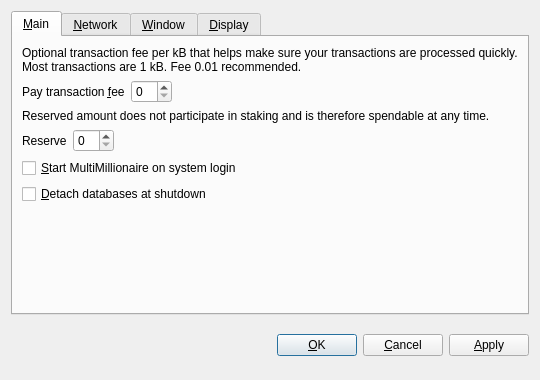
<?xml version="1.0" encoding="UTF-8"?>
<ui version="4.0">
 <class>OptionsDialog</class>
 <widget class="QDialog" name="OptionsDialog">
  <property name="geometry">
   <rect>
    <x>0</x>
    <y>0</y>
    <width>540</width>
    <height>380</height>
   </rect>
  </property>
  <property name="windowTitle">
   <string>Options</string>
  </property>
  <property name="modal">
   <bool>true</bool>
  </property>
  <layout class="QVBoxLayout" name="verticalLayout">
   <item>
    <widget class="QTabWidget" name="tabWidget">
     <property name="tabPosition">
      <enum>QTabWidget::North</enum>
     </property>
     <property name="currentIndex">
      <number>0</number>
     </property>
     <widget class="QWidget" name="tabMain">
      <attribute name="title">
       <string>&amp;Main</string>
      </attribute>
      <layout class="QVBoxLayout" name="verticalLayout_Main">
       <item>
        <widget class="QLabel" name="transactionFeeInfoLabel">
         <property name="text">
          <string>Optional transaction fee per kB that helps make sure your transactions are processed quickly. Most transactions are 1 kB. Fee 0.01 recommended.</string>
         </property>
         <property name="textFormat">
          <enum>Qt::PlainText</enum>
         </property>
         <property name="wordWrap">
          <bool>true</bool>
         </property>
        </widget>
       </item>
       <item>
        <layout class="QHBoxLayout" name="horizontalLayoutFee">
         <item>
          <widget class="QLabel" name="transactionFeeLabel">
           <property name="text">
            <string>Pay transaction &amp;fee</string>
           </property>
           <property name="textFormat">
            <enum>Qt::PlainText</enum>
           </property>
           <property name="buddy">
            <cstring>transactionFee</cstring>
           </property>
          </widget>
         </item>
         <item>
          <widget class="BitcoinAmountField" name="transactionFee"/>
         </item>
         <item>
          <spacer name="horizontalSpacerFee">
           <property name="orientation">
            <enum>Qt::Horizontal</enum>
           </property>
           <property name="sizeHint" stdset="0">
            <size>
             <width>40</width>
             <height>20</height>
            </size>
           </property>
          </spacer>
         </item>
        </layout>
       </item>
       <item>
        <widget class="QLabel" name="reserveBalanceInfoLabel">
         <property name="text">
          <string>Reserved amount does not participate in staking and is therefore spendable at any time.</string>
         </property>
         <property name="textFormat">
          <enum>Qt::PlainText</enum>
         </property>
         <property name="wordWrap">
          <bool>true</bool>
         </property>
        </widget>
       </item>
       <item>
        <layout class="QHBoxLayout" name="horizontalLayoutReserveBalance">
         <item>
          <widget class="QLabel" name="reserveBalanceLabel">
           <property name="text">
            <string>Reserve</string>
           </property>
           <property name="textFormat">
            <enum>Qt::PlainText</enum>
           </property>
           <property name="buddy">
            <cstring>reserveBalance</cstring>
           </property>
          </widget>
         </item>
         <item>
          <widget class="BitcoinAmountField" name="reserveBalance"/>
         </item>
         <item>
          <spacer name="horizontalSpacerReserveBalance">
           <property name="orientation">
            <enum>Qt::Horizontal</enum>
           </property>
           <property name="sizeHint" stdset="0">
            <size>
             <width>40</width>
             <height>20</height>
            </size>
           </property>
          </spacer>
         </item>
        </layout>
       </item>
       <item>
        <widget class="QCheckBox" name="bitcoinAtStartup">
         <property name="toolTip">
          <string>Automatically start MultiMillionaire after logging in to the system.</string>
         </property>
         <property name="text">
          <string>&amp;Start MultiMillionaire on system login</string>
         </property>
        </widget>
       </item>
       <item>
        <widget class="QCheckBox" name="detachDatabases">
         <property name="toolTip">
          <string>Detach block and address databases at shutdown. This means they can be moved to another data directory, but it slows down shutdown. The wallet is always detached.</string>
         </property>
         <property name="text">
          <string>&amp;Detach databases at shutdown</string>
         </property>
        </widget>
       </item>
       <item>
        <spacer name="verticalSpacer_Main">
         <property name="orientation">
          <enum>Qt::Vertical</enum>
         </property>
         <property name="sizeHint" stdset="0">
          <size>
           <width>20</width>
           <height>40</height>
          </size>
         </property>
        </spacer>
       </item>
      </layout>
     </widget>
     <widget class="QWidget" name="tabNetwork">
      <attribute name="title">
       <string>&amp;Network</string>
      </attribute>
      <layout class="QVBoxLayout" name="verticalLayout_Network">
       <item>
        <widget class="QCheckBox" name="mapPortUpnp">
         <property name="toolTip">
          <string>Automatically open the MultiMillionaire client port on the router. This only works when your router supports UPnP and it is enabled.</string>
         </property>
         <property name="text">
          <string>Map port using &amp;UPnP</string>
         </property>
        </widget>
       </item>
       <item>
        <widget class="QCheckBox" name="connectSocks">
         <property name="toolTip">
          <string>Connect to the MultiMillionaire network through a SOCKS proxy (e.g. when connecting through Tor).</string>
         </property>
         <property name="text">
          <string>&amp;Connect through SOCKS proxy:</string>
         </property>
        </widget>
       </item>
       <item>
        <layout class="QHBoxLayout" name="horizontalLayout_Network">
         <item>
          <widget class="QLabel" name="proxyIpLabel">
           <property name="text">
            <string>Proxy &amp;IP:</string>
           </property>
           <property name="textFormat">
            <enum>Qt::PlainText</enum>
           </property>
           <property name="buddy">
            <cstring>proxyIp</cstring>
           </property>
          </widget>
         </item>
         <item>
          <widget class="QValidatedLineEdit" name="proxyIp">
           <property name="maximumSize">
            <size>
             <width>140</width>
             <height>16777215</height>
            </size>
           </property>
           <property name="toolTip">
            <string>IP address of the proxy (e.g. 127.0.0.1)</string>
           </property>
          </widget>
         </item>
         <item>
          <widget class="QLabel" name="proxyPortLabel">
           <property name="text">
            <string>&amp;Port:</string>
           </property>
           <property name="textFormat">
            <enum>Qt::PlainText</enum>
           </property>
           <property name="buddy">
            <cstring>proxyPort</cstring>
           </property>
          </widget>
         </item>
         <item>
          <widget class="QLineEdit" name="proxyPort">
           <property name="maximumSize">
            <size>
             <width>55</width>
             <height>16777215</height>
            </size>
           </property>
           <property name="toolTip">
            <string>Port of the proxy (e.g. 9050)</string>
           </property>
          </widget>
         </item>
         <item>
          <widget class="QLabel" name="socksVersionLabel">
           <property name="text">
            <string>SOCKS &amp;Version:</string>
           </property>
           <property name="textFormat">
            <enum>Qt::PlainText</enum>
           </property>
           <property name="buddy">
            <cstring>socksVersion</cstring>
           </property>
          </widget>
         </item>
         <item>
          <widget class="QValueComboBox" name="socksVersion">
           <property name="toolTip">
            <string>SOCKS version of the proxy (e.g. 5)</string>
           </property>
          </widget>
         </item>
         <item>
          <spacer name="horizontalSpacer_Network">
           <property name="orientation">
            <enum>Qt::Horizontal</enum>
           </property>
           <property name="sizeHint" stdset="0">
            <size>
             <width>40</width>
             <height>20</height>
            </size>
           </property>
          </spacer>
         </item>
        </layout>
       </item>
       <item>
        <spacer name="verticalSpacer_Network">
         <property name="orientation">
          <enum>Qt::Vertical</enum>
         </property>
         <property name="sizeHint" stdset="0">
          <size>
           <width>20</width>
           <height>40</height>
          </size>
         </property>
        </spacer>
       </item>
      </layout>
     </widget>
     <widget class="QWidget" name="tabWindow">
      <attribute name="title">
       <string>&amp;Window</string>
      </attribute>
      <layout class="QVBoxLayout" name="verticalLayout_Window">
       <item>
        <widget class="QCheckBox" name="minimizeToTray">
         <property name="toolTip">
          <string>Show only a tray icon after minimizing the window.</string>
         </property>
         <property name="text">
          <string>&amp;Minimize to the tray instead of the taskbar</string>
         </property>
        </widget>
       </item>
       <item>
        <widget class="QCheckBox" name="minimizeOnClose">
         <property name="toolTip">
          <string>Minimize instead of exit the application when the window is closed. When this option is enabled, the application will be closed only after selecting Quit in the menu.</string>
         </property>
         <property name="text">
          <string>M&amp;inimize on close</string>
         </property>
        </widget>
       </item>
       <item>
        <spacer name="verticalSpacer_Window">
         <property name="orientation">
          <enum>Qt::Vertical</enum>
         </property>
         <property name="sizeHint" stdset="0">
          <size>
           <width>20</width>
           <height>40</height>
          </size>
         </property>
        </spacer>
       </item>
      </layout>
     </widget>
     <widget class="QWidget" name="tabDisplay">
      <attribute name="title">
       <string>&amp;Display</string>
      </attribute>
      <layout class="QVBoxLayout" name="verticalLayout_Display">
       <item>
        <layout class="QHBoxLayout" name="horizontalLayout_1_Display">
         <item>
          <widget class="QLabel" name="langLabel">
           <property name="text">
            <string>User Interface &amp;language:</string>
           </property>
           <property name="textFormat">
            <enum>Qt::PlainText</enum>
           </property>
           <property name="buddy">
            <cstring>lang</cstring>
           </property>
          </widget>
         </item>
         <item>
          <widget class="QValueComboBox" name="lang">
           <property name="toolTip">
            <string>The user interface language can be set here. This setting will take effect after restarting MultiMillionaire.</string>
           </property>
          </widget>
         </item>
        </layout>
       </item>
       <item>
        <layout class="QHBoxLayout" name="horizontalLayout_2_Display">
         <item>
          <widget class="QLabel" name="unitLabel">
           <property name="text">
            <string>&amp;Unit to show amounts in:</string>
           </property>
           <property name="textFormat">
            <enum>Qt::PlainText</enum>
           </property>
           <property name="buddy">
            <cstring>unit</cstring>
           </property>
          </widget>
         </item>
         <item>
          <widget class="QValueComboBox" name="unit">
           <property name="toolTip">
            <string>Choose the default subdivision unit to show in the interface and when sending coins.</string>
           </property>
          </widget>
         </item>
        </layout>
       </item>
       <item>
        <widget class="QCheckBox" name="displayAddresses">
         <property name="toolTip">
          <string>Whether to show MultiMillionaire addresses in the transaction list or not.</string>
         </property>
         <property name="text">
          <string>&amp;Display addresses in transaction list</string>
         </property>
        </widget>
       </item>
       <item>
        <widget class="QCheckBox" name="coinControlFeatures">
         <property name="toolTip">
          <string>Whether to show coin control features or not.</string>
         </property>
         <property name="text">
          <string>Display coin &amp;control features (experts only!)</string>
         </property>
        </widget>
       </item>
       <item>
        <spacer name="verticalSpacer_Display">
         <property name="orientation">
          <enum>Qt::Vertical</enum>
         </property>
         <property name="sizeHint" stdset="0">
          <size>
           <width>20</width>
           <height>40</height>
          </size>
         </property>
        </spacer>
       </item>
      </layout>
     </widget>
    </widget>
   </item>
   <item>
    <layout class="QHBoxLayout" name="horizontalLayout_Buttons">
     <item>
      <spacer name="horizontalSpacer_1">
       <property name="orientation">
        <enum>Qt::Horizontal</enum>
       </property>
       <property name="sizeHint" stdset="0">
        <size>
         <width>40</width>
         <height>48</height>
        </size>
       </property>
      </spacer>
     </item>
     <item>
      <widget class="QLabel" name="statusLabel">
       <property name="font">
        <font>
         <weight>75</weight>
         <bold>true</bold>
        </font>
       </property>
       <property name="text">
        <string/>
       </property>
       <property name="textFormat">
        <enum>Qt::PlainText</enum>
       </property>
       <property name="wordWrap">
        <bool>true</bool>
       </property>
      </widget>
     </item>
     <item>
      <spacer name="horizontalSpacer_2">
       <property name="orientation">
        <enum>Qt::Horizontal</enum>
       </property>
       <property name="sizeHint" stdset="0">
        <size>
         <width>40</width>
         <height>48</height>
        </size>
       </property>
      </spacer>
     </item>
     <item>
      <widget class="QPushButton" name="okButton">
       <property name="text">
        <string>&amp;OK</string>
       </property>
      </widget>
     </item>
     <item>
      <widget class="QPushButton" name="cancelButton">
       <property name="text">
        <string>&amp;Cancel</string>
       </property>
       <property name="autoDefault">
        <bool>false</bool>
       </property>
      </widget>
     </item>
     <item>
      <widget class="QPushButton" name="applyButton">
       <property name="text">
        <string>&amp;Apply</string>
       </property>
       <property name="autoDefault">
        <bool>false</bool>
       </property>
      </widget>
     </item>
    </layout>
   </item>
  </layout>
 </widget>
 <customwidgets>
  <customwidget>
   <class>BitcoinAmountField</class>
   <extends>QSpinBox</extends>
   <header>bitcoinamountfield.h</header>
  </customwidget>
  <customwidget>
   <class>QValueComboBox</class>
   <extends>QComboBox</extends>
   <header>qvaluecombobox.h</header>
  </customwidget>
  <customwidget>
   <class>QValidatedLineEdit</class>
   <extends>QLineEdit</extends>
   <header>qvalidatedlineedit.h</header>
  </customwidget>
 </customwidgets>
 <resources/>
 <connections/>
</ui>
